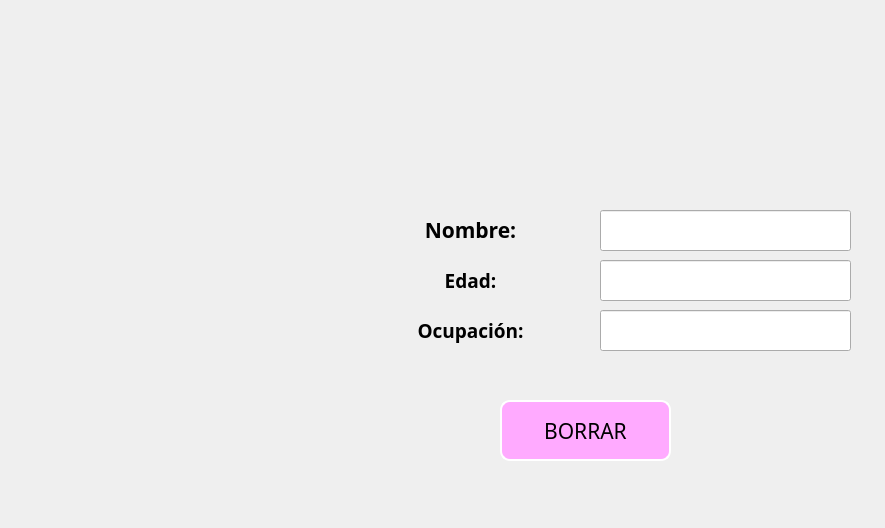
<?xml version="1.0" encoding="UTF-8"?>
<ui version="4.0">
 <class>MainWindow</class>
 <widget class="QMainWindow" name="MainWindow">
  <property name="geometry">
   <rect>
    <x>0</x>
    <y>0</y>
    <width>885</width>
    <height>528</height>
   </rect>
  </property>
  <property name="windowTitle">
   <string>MainWindow</string>
  </property>
  <property name="styleSheet">
   <string notr="true">background-color: qlineargradient(spread:pad, x1:0, y1:0, x2:1, y2:0, stop:0 rgba(245, 224, 176, 255), stop:0.09 rgba(246, 189, 237, 255), stop:0.14 rgba(194, 207, 246, 255), stop:0.19 rgba(184, 160, 168, 255), stop:0.25 rgba(171, 186, 248, 255), stop:0.32 rgba(243, 248, 224, 255), stop:0.385 rgba(249, 162, 183, 255), stop:0.47 rgba(100, 115, 124, 255), stop:0.58 rgba(251, 205, 202, 255), stop:0.65 rgba(170, 128, 185, 255), stop:0.75 rgba(252, 222, 204, 255), stop:0.805 rgba(206, 122, 218, 255), stop:0.86 rgba(254, 223, 175, 255), stop:0.91 rgba(254, 236, 244, 255), stop:1 rgba(255, 191, 221, 255));</string>
  </property>
  <widget class="QWidget" name="centralwidget">
   <widget class="QLabel" name="img">
    <property name="geometry">
     <rect>
      <x>50</x>
      <y>150</y>
      <width>301</width>
      <height>321</height>
     </rect>
    </property>
    <property name="text">
     <string/>
    </property>
    <property name="pixmap">
     <pixmap resource="../recursos.qrc">:/Variadas/Imagenes/kenia os.png</pixmap>
    </property>
    <property name="scaledContents">
     <bool>true</bool>
    </property>
   </widget>
   <widget class="QLineEdit" name="txt_Nombre">
    <property name="geometry">
     <rect>
      <x>600</x>
      <y>210</y>
      <width>251</width>
      <height>41</height>
     </rect>
    </property>
    <property name="font">
     <font>
      <family>Ravie</family>
      <pointsize>12</pointsize>
      <weight>50</weight>
      <bold>false</bold>
     </font>
    </property>
    <property name="text">
     <string/>
    </property>
    <property name="alignment">
     <set>Qt::AlignCenter</set>
    </property>
   </widget>
   <widget class="QLabel" name="label_6">
    <property name="geometry">
     <rect>
      <x>370</x>
      <y>310</y>
      <width>201</width>
      <height>41</height>
     </rect>
    </property>
    <property name="font">
     <font>
      <family>Showcard Gothic</family>
      <pointsize>7</pointsize>
     </font>
    </property>
    <property name="text">
     <string>&lt;html&gt;&lt;head/&gt;&lt;body&gt;&lt;p align=&quot;center&quot;&gt;&lt;span style=&quot; font-size:14pt; font-weight:600;&quot;&gt;Ocupación:&lt;/span&gt;&lt;/p&gt;&lt;/body&gt;&lt;/html&gt;</string>
    </property>
   </widget>
   <widget class="QLabel" name="label_3">
    <property name="geometry">
     <rect>
      <x>370</x>
      <y>260</y>
      <width>201</width>
      <height>41</height>
     </rect>
    </property>
    <property name="font">
     <font>
      <family>Showcard Gothic</family>
      <pointsize>7</pointsize>
     </font>
    </property>
    <property name="text">
     <string>&lt;html&gt;&lt;head/&gt;&lt;body&gt;&lt;p align=&quot;center&quot;&gt;&lt;span style=&quot; font-size:14pt; font-weight:600;&quot;&gt;Edad:&lt;/span&gt;&lt;/p&gt;&lt;/body&gt;&lt;/html&gt;</string>
    </property>
   </widget>
   <widget class="QLineEdit" name="txt_Ocupacion">
    <property name="geometry">
     <rect>
      <x>600</x>
      <y>310</y>
      <width>251</width>
      <height>41</height>
     </rect>
    </property>
    <property name="font">
     <font>
      <family>Ravie</family>
      <pointsize>12</pointsize>
      <weight>50</weight>
      <bold>false</bold>
     </font>
    </property>
    <property name="text">
     <string/>
    </property>
    <property name="alignment">
     <set>Qt::AlignCenter</set>
    </property>
   </widget>
   <widget class="QLabel" name="label">
    <property name="geometry">
     <rect>
      <x>370</x>
      <y>210</y>
      <width>201</width>
      <height>41</height>
     </rect>
    </property>
    <property name="font">
     <font>
      <family>Showcard Gothic</family>
      <pointsize>6</pointsize>
     </font>
    </property>
    <property name="styleSheet">
     <string notr="true"/>
    </property>
    <property name="text">
     <string>&lt;html&gt;&lt;head/&gt;&lt;body&gt;&lt;p align=&quot;center&quot;&gt;&lt;span style=&quot; font-size:16pt; font-weight:600;&quot;&gt;Nombre:&lt;/span&gt;&lt;/p&gt;&lt;/body&gt;&lt;/html&gt;</string>
    </property>
   </widget>
   <widget class="QLineEdit" name="txt_Edad">
    <property name="geometry">
     <rect>
      <x>600</x>
      <y>260</y>
      <width>251</width>
      <height>41</height>
     </rect>
    </property>
    <property name="font">
     <font>
      <family>Ravie</family>
      <pointsize>12</pointsize>
      <weight>50</weight>
      <bold>false</bold>
     </font>
    </property>
    <property name="text">
     <string/>
    </property>
    <property name="alignment">
     <set>Qt::AlignCenter</set>
    </property>
   </widget>
   <widget class="QPushButton" name="btn_borrar">
    <property name="geometry">
     <rect>
      <x>500</x>
      <y>400</y>
      <width>171</width>
      <height>61</height>
     </rect>
    </property>
    <property name="font">
     <font>
      <family>Showcard Gothic</family>
      <pointsize>16</pointsize>
     </font>
    </property>
    <property name="styleSheet">
     <string notr="true">background-color: rgb(255, 170, 255);
border-radius: 10px;
border: 2px solid white;
</string>
    </property>
    <property name="text">
     <string>BORRAR</string>
    </property>
   </widget>
   <widget class="QLabel" name="label_2">
    <property name="geometry">
     <rect>
      <x>10</x>
      <y>10</y>
      <width>141</width>
      <height>81</height>
     </rect>
    </property>
    <property name="text">
     <string/>
    </property>
    <property name="pixmap">
     <pixmap resource="../recursos.qrc">:/Logos/Imagenes/logo uat.jpg</pixmap>
    </property>
    <property name="scaledContents">
     <bool>true</bool>
    </property>
   </widget>
   <widget class="QLabel" name="label_4">
    <property name="geometry">
     <rect>
      <x>740</x>
      <y>20</y>
      <width>131</width>
      <height>81</height>
     </rect>
    </property>
    <property name="text">
     <string/>
    </property>
    <property name="pixmap">
     <pixmap resource="../recursos.qrc">:/Logos/Imagenes/logo fians.jpg</pixmap>
    </property>
    <property name="scaledContents">
     <bool>true</bool>
    </property>
   </widget>
   <widget class="QLabel" name="label_5">
    <property name="geometry">
     <rect>
      <x>740</x>
      <y>430</y>
      <width>131</width>
      <height>81</height>
     </rect>
    </property>
    <property name="text">
     <string/>
    </property>
    <property name="pixmap">
     <pixmap resource="../recursos.qrc">:/Logos/Imagenes/equipo.jpeg</pixmap>
    </property>
    <property name="scaledContents">
     <bool>true</bool>
    </property>
   </widget>
  </widget>
 </widget>
 <resources>
  <include location="../recursos.qrc"/>
 </resources>
 <connections/>
</ui>
